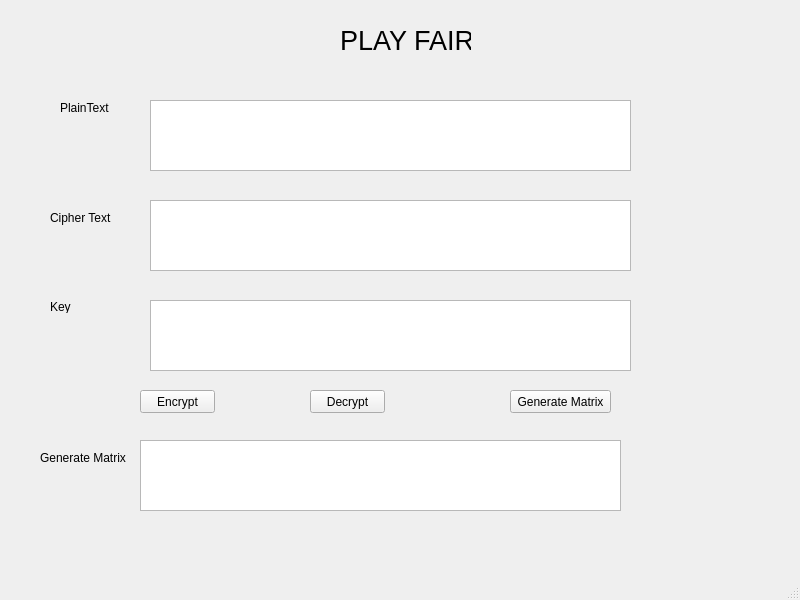
<?xml version="1.0" encoding="UTF-8"?>
<ui version="4.0">
 <class>MainWindow</class>
 <widget class="QMainWindow" name="MainWindow">
  <property name="geometry">
   <rect>
    <x>0</x>
    <y>0</y>
    <width>800</width>
    <height>600</height>
   </rect>
  </property>
  <property name="windowTitle">
   <string>MainWindow</string>
  </property>
  <widget class="QWidget" name="centralwidget">
   <widget class="QLabel" name="label">
    <property name="geometry">
     <rect>
      <x>340</x>
      <y>30</y>
      <width>131</width>
      <height>20</height>
     </rect>
    </property>
    <property name="font">
     <font>
      <pointsize>20</pointsize>
     </font>
    </property>
    <property name="text">
     <string>PLAY FAIR</string>
    </property>
   </widget>
   <widget class="QTextEdit" name="txt_Pl">
    <property name="geometry">
     <rect>
      <x>150</x>
      <y>100</y>
      <width>481</width>
      <height>71</height>
     </rect>
    </property>
   </widget>
   <widget class="QTextEdit" name="txt_Cip">
    <property name="geometry">
     <rect>
      <x>150</x>
      <y>200</y>
      <width>481</width>
      <height>71</height>
     </rect>
    </property>
   </widget>
   <widget class="QLabel" name="label_2">
    <property name="geometry">
     <rect>
      <x>60</x>
      <y>100</y>
      <width>51</width>
      <height>16</height>
     </rect>
    </property>
    <property name="text">
     <string>PlainText</string>
    </property>
   </widget>
   <widget class="QLabel" name="label_3">
    <property name="geometry">
     <rect>
      <x>50</x>
      <y>210</y>
      <width>61</width>
      <height>16</height>
     </rect>
    </property>
    <property name="text">
     <string>Cipher Text</string>
    </property>
   </widget>
   <widget class="QPushButton" name="btn_En">
    <property name="geometry">
     <rect>
      <x>140</x>
      <y>390</y>
      <width>75</width>
      <height>23</height>
     </rect>
    </property>
    <property name="text">
     <string>Encrypt</string>
    </property>
   </widget>
   <widget class="QPushButton" name="btn_De">
    <property name="geometry">
     <rect>
      <x>310</x>
      <y>390</y>
      <width>75</width>
      <height>23</height>
     </rect>
    </property>
    <property name="text">
     <string>Decrypt</string>
    </property>
   </widget>
   <widget class="QPushButton" name="btn_Ge">
    <property name="geometry">
     <rect>
      <x>510</x>
      <y>390</y>
      <width>101</width>
      <height>23</height>
     </rect>
    </property>
    <property name="text">
     <string>Generate Matrix</string>
    </property>
   </widget>
   <widget class="QLabel" name="label_4">
    <property name="geometry">
     <rect>
      <x>50</x>
      <y>300</y>
      <width>47</width>
      <height>13</height>
     </rect>
    </property>
    <property name="text">
     <string>Key</string>
    </property>
   </widget>
   <widget class="QTextEdit" name="txt_K">
    <property name="geometry">
     <rect>
      <x>150</x>
      <y>300</y>
      <width>481</width>
      <height>71</height>
     </rect>
    </property>
   </widget>
   <widget class="QLabel" name="label_5">
    <property name="geometry">
     <rect>
      <x>40</x>
      <y>450</y>
      <width>141</width>
      <height>16</height>
     </rect>
    </property>
    <property name="text">
     <string>Generate Matrix</string>
    </property>
   </widget>
   <widget class="QTextEdit" name="txt_Ge">
    <property name="geometry">
     <rect>
      <x>140</x>
      <y>440</y>
      <width>481</width>
      <height>71</height>
     </rect>
    </property>
   </widget>
  </widget>
  <widget class="QMenuBar" name="menubar">
   <property name="geometry">
    <rect>
     <x>0</x>
     <y>0</y>
     <width>800</width>
     <height>21</height>
    </rect>
   </property>
  </widget>
  <widget class="QStatusBar" name="statusbar"/>
 </widget>
 <resources/>
 <connections/>
</ui>
